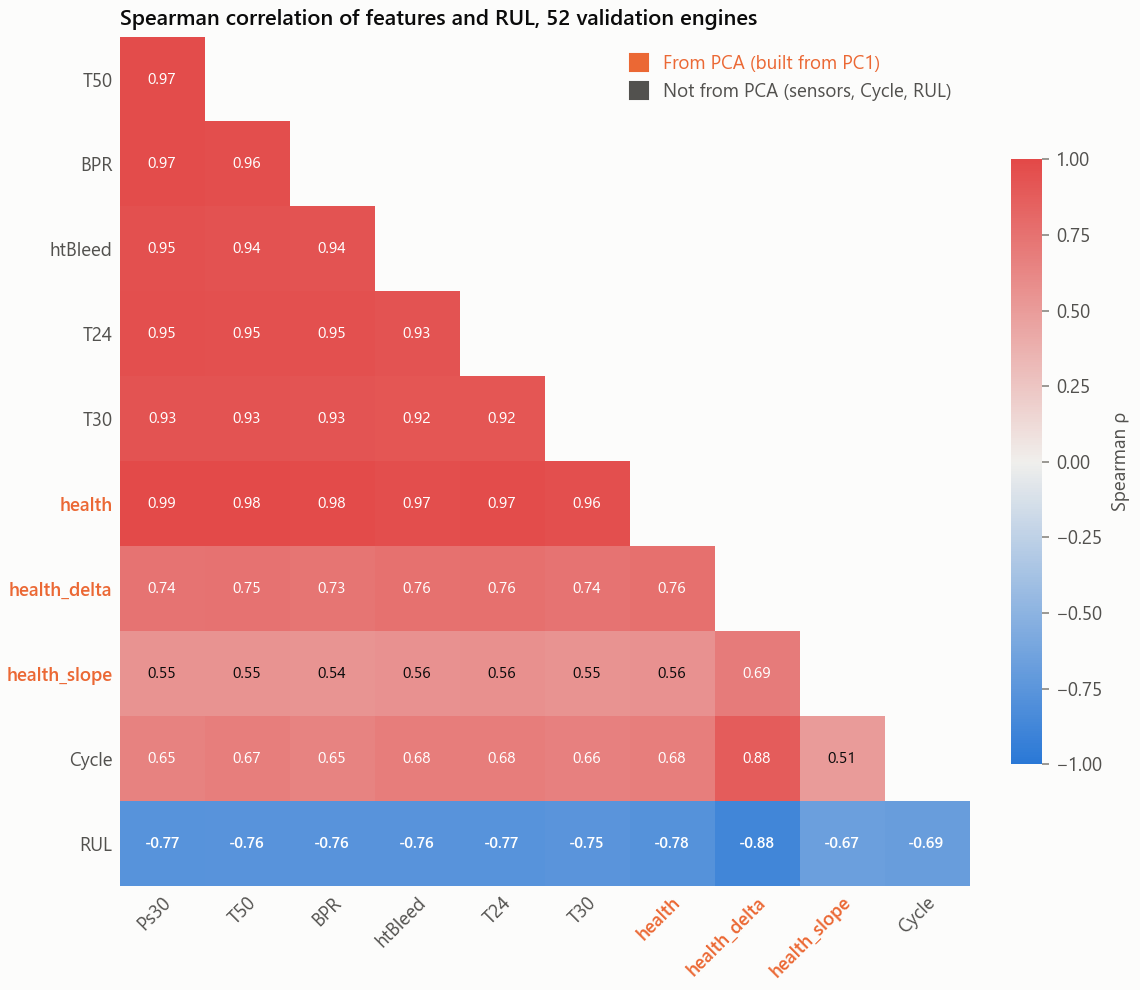

Write the Python code that produced this figure.
"""Spearman correlation matrix of the feature vector and RUL on the validation engines.

Reads Features/features_val.csv (run features.ipynb first) and saves 14_spearman_matrix.png
next to this script. Validation engines were not used to fit the regime baseline, Fisher
selection or PCA, so these correlations are out-of-sample.

Features from the PCA (orange labels): `health` (trailing 15-flight mean of PC1),
`health_delta` (health minus the engine's first-20-flight PC1 mean) and `health_slope`
(slope of PC1 over the last 20 flights). The 6 sensors are regime-normalized and smoothed
only, and Cycle and RUL are counts.

Run from anywhere:  python figures/14_spearman_matrix.py
"""
from pathlib import Path

import matplotlib.pyplot as plt
import numpy as np
import pandas as pd
from matplotlib.colors import LinearSegmentedColormap
from matplotlib.patches import Patch

HERE = Path(__file__).resolve().parent
ROOT = HERE.parent

SURFACE, INK, INK_2, MUTED, AXIS = "#fcfcfb", "#0b0b0b", "#52514e", "#898781", "#c3c2b7"
ORANGE = "#eb6834"
FROM_PCA = {"health", "health_delta", "health_slope"}   # all three are computed from PC1 in features.ipynb
plt.rcParams.update({
    "figure.facecolor": SURFACE, "axes.facecolor": SURFACE, "savefig.facecolor": SURFACE,
    "figure.dpi": 110, "font.family": ["Segoe UI", "DejaVu Sans"], "font.size": 9,
    "text.color": INK, "axes.labelcolor": INK_2, "axes.titlecolor": INK,
    "axes.titlesize": 10.5, "axes.titlelocation": "left", "axes.titleweight": "semibold",
    "xtick.color": MUTED, "ytick.color": MUTED, "xtick.labelcolor": INK_2, "ytick.labelcolor": INK_2,
})

features = pd.read_csv(ROOT / "Features" / "features_val.csv")
columns = [c for c in features.columns if c not in ("EngineID", "Cycle", "RUL")] + ["Cycle", "RUL"]
corr = features[columns].corr(method="spearman")

# Show the lower triangle only, so each pair appears once and the RUL row reads across the bottom.
lower = corr.where(np.tril(np.ones(corr.shape, dtype=bool), k=-1))

diverging = LinearSegmentedColormap.from_list("blue_gray_red", ["#2a78d6", "#f0efec", "#e34948"])
diverging.set_bad(SURFACE)

fig, ax = plt.subplots(figsize=(7.6, 6.6), layout="constrained")
image = ax.imshow(lower, cmap=diverging, vmin=-1, vmax=1)
ax.set_xticks(range(len(columns) - 1), columns[:-1], rotation=45, ha="right", rotation_mode="anchor")
ax.set_yticks(range(1, len(columns)), columns[1:])
ax.set_xlim(-0.5, len(columns) - 1.5)
ax.set_ylim(len(columns) - 0.5, 0.5)
ax.tick_params(length=0)
ax.spines[:].set_visible(False)
ax.set_title(f"Spearman correlation of features and RUL, {features['EngineID'].nunique()} validation engines")

for i in range(1, len(columns)):
    for j in range(i):
        value = lower.iloc[i, j]
        ax.text(j, i, f"{value:.2f}", ha="center", va="center", fontsize=7.5,
                color="white" if abs(value) >= 0.6 else INK,
                fontweight="semibold" if columns[i] == "RUL" else "normal")

# Mark which features come from the PCA. The 6 sensors are only regime-normalized and smoothed.
for label in ax.get_xticklabels() + ax.get_yticklabels():
    if label.get_text() in FROM_PCA:
        label.set_color(ORANGE)
        label.set_fontweight("semibold")
ax.legend(
    handles=[Patch(color=ORANGE, label="From PCA (built from PC1)"),
             Patch(color=INK_2, label="Not from PCA (sensors, Cycle, RUL)")],
    loc="upper right", frameon=False, fontsize=9, handlelength=1, handleheight=1,
    labelcolor=[ORANGE, INK_2],
)

fig.colorbar(image, ax=ax, shrink=0.7, label="Spearman ρ").outline.set_visible(False)

out = HERE / "14_spearman_matrix.png"
fig.savefig(out, dpi=150)
print(f"Saved {out}")
print(corr["RUL"].drop("RUL").sort_values().round(3).to_string())
